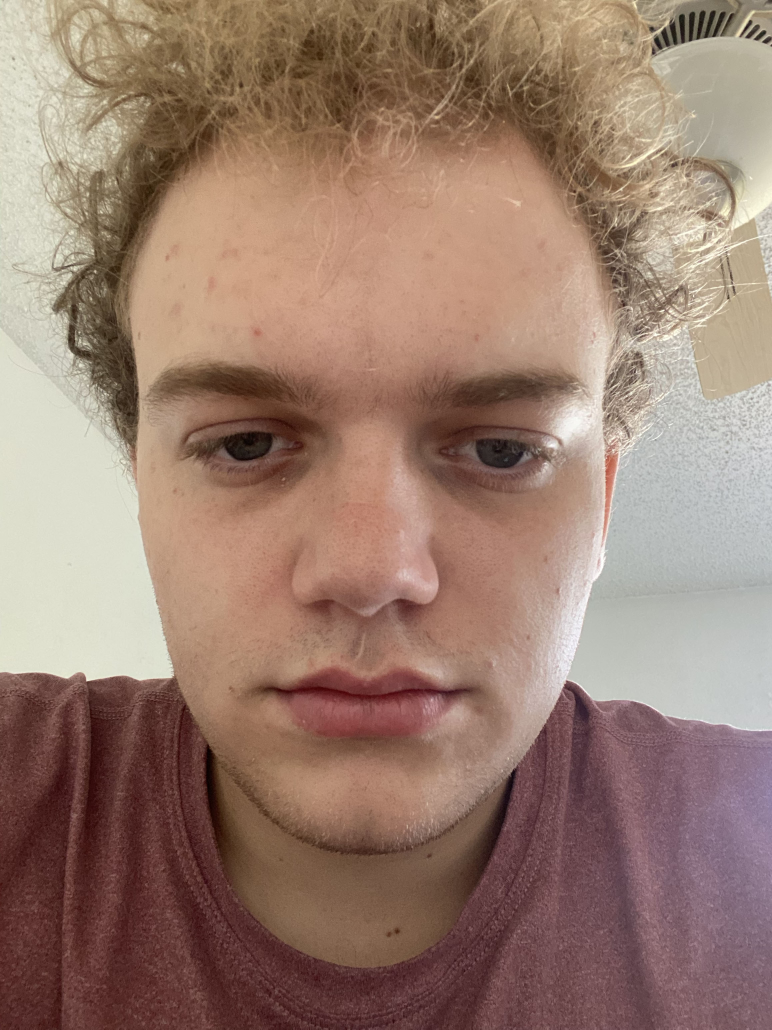
#> input picture images/Me.jpg, 2316 x 3088 px, found by its file name (shown at 1/3 size)
$ python translations.py
#> lines starting #> are read from the running program, lines starting #| are printed output that depends on the picture
import numpy as np
import cv2 as cv

img = cv.imread("/Users/brockdonahue/Desktop/OpenCVBootCamp/images/Me.jpg")
#> img is the input picture: shape (3088, 2316, 3); mean B, G, R 111.4, 125.6, 153.5

cv.imshow("Basic Me", img)

# translate the image -x -> left, +x -> right
# -y -> up,  +y -> down
def translate(img, x, y):
#> called with x = 200, y = 50
    transMat = np.float32([[1,0,x], [0,1,y]])
    dimensions =  (img.shape[1], img.shape[0])
#> dimensions = (2316, 3088)
    return cv.warpAffine(img, transMat, dimensions)
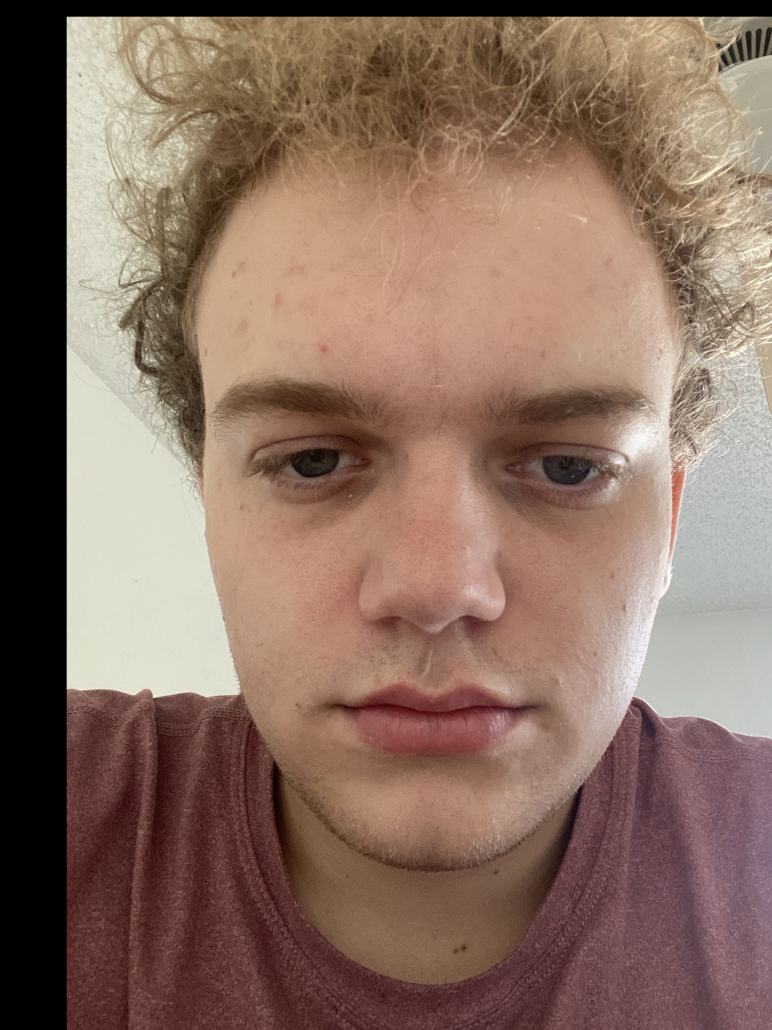
#> returned value: shape (3088, 2316, 3) (shown at 1/3 size); mean of channels 0, 1, 2 96.8, 110.8, 137.1; drawn as B, G, R

translated = translate(img, 200, 50)
cv.imshow("Translated", translated)

# Rotate
def rotate(img, angle, rotPoint=None):
#> called with angle = 30
    (height, width) = img.shape[:2]
#> height = 3088; width = 2316

    if rotPoint is None:
        rotPoint = (width//2, height//2)
#> rotPoint = (1158, 1544)

    rotMat = cv.getRotationMatrix2D(rotPoint, angle, 1.0)
    dimensions = (width,height)
#> dimensions = (2316, 3088)

    return cv.warpAffine(img, rotMat, dimensions)
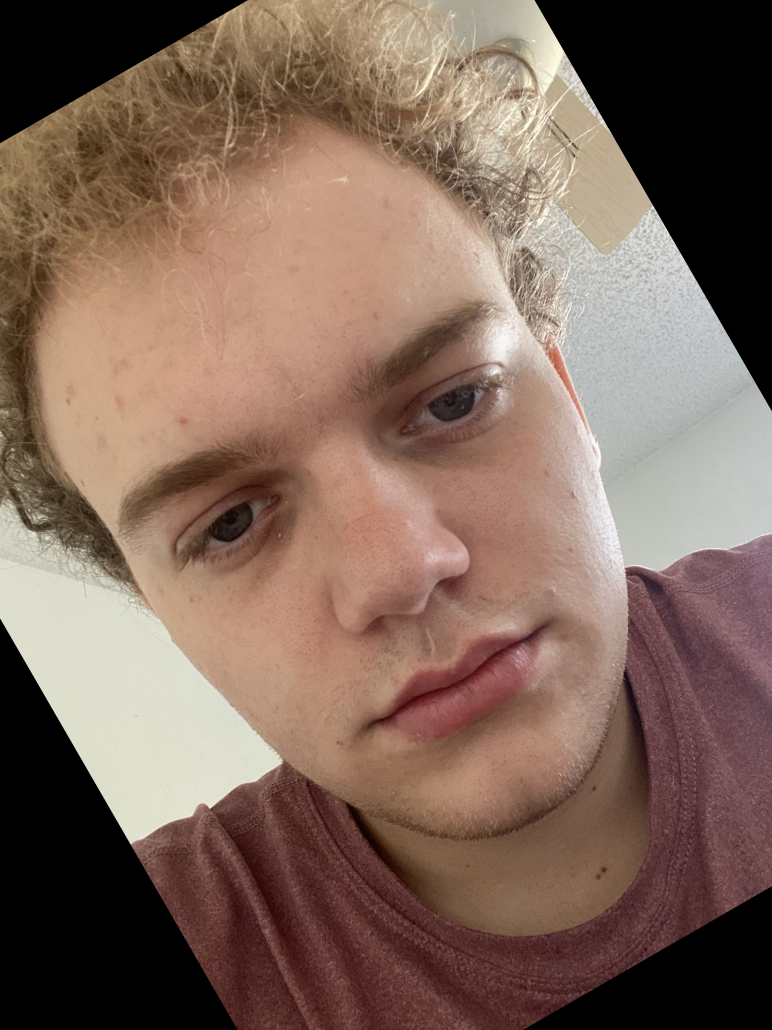
#> returned value: shape (3088, 2316, 3) (shown at 1/3 size); mean of channels 0, 1, 2 91.1, 103.9, 128.2; drawn as B, G, R

rotated = rotate(img, 30)
cv.imshow("Rotated", rotated)

# Resizing
resized = cv.resize(img, (500,500), interpolation=cv.INTER_AREA)
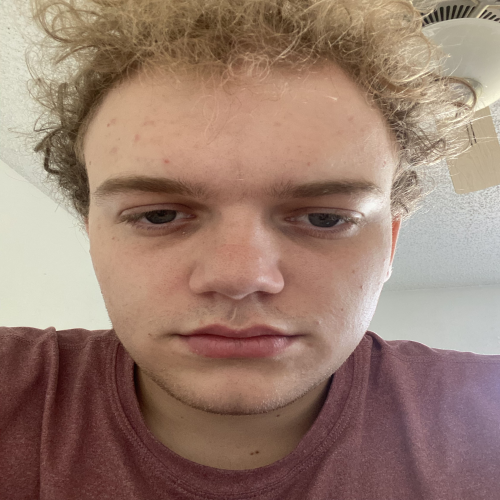
#> resized: shape (500, 500, 3); mean B, G, R 111.4, 125.6, 153.5
cv.imshow("Resized", resized)

# Flipping 0 = vertical flip, 1 = horizontal flip, -1 = vertical & horizontal
flipped = cv.flip(img, -1)
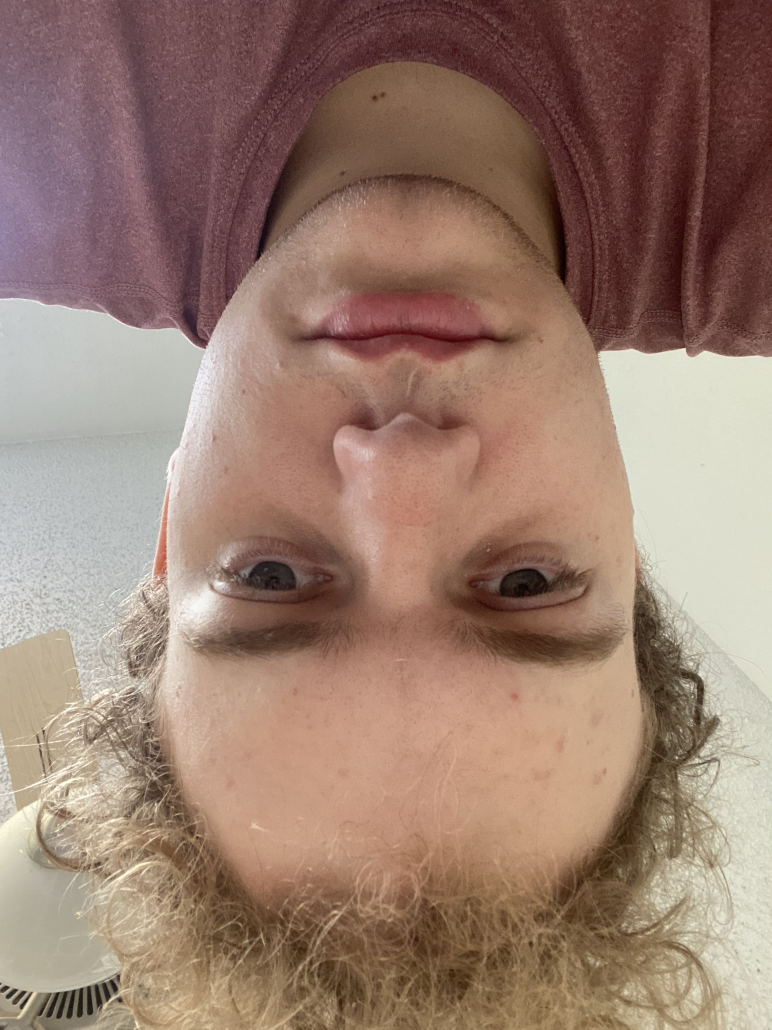
#> flipped: shape (3088, 2316, 3) (shown at 1/3 size); mean B, G, R 111.4, 125.6, 153.5
cv.imshow("Flipped", flipped)

# Cropping simply slice the image array
cropped = img[200:400, 200:400]
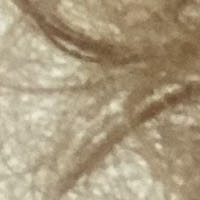
#> cropped: shape (200, 200, 3); mean B, G, R 126.7, 155.1, 170.7
cv.imshow("Cropped", cropped)

cv.waitKey(0)
cv.destroyAllWindows()

$ run again, with images/IMG_3103.jpeg copied over images/Me.jpg
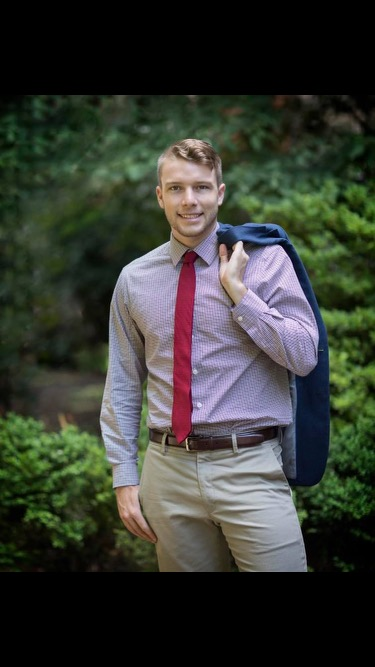
#> input picture images/IMG_3103.jpeg, 375 x 667 px, found by its file name
#> img is the input picture: shape (667, 375, 3); mean B, G, R 51.3, 58.9, 55.4
#> `flipped = cv.flip(img, -1)`:
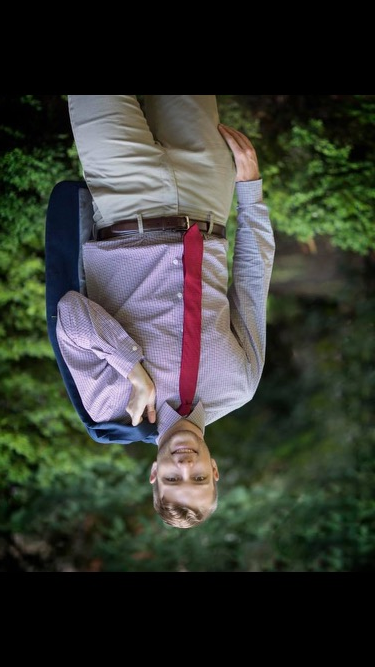
#> flipped: shape (667, 375, 3); mean B, G, R 51.3, 58.9, 55.4
#> `cropped = img[200:400, 200:400]`:
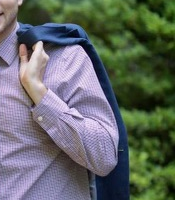
#> cropped: shape (200, 175, 3); mean B, G, R 101.5, 104.8, 98.9
